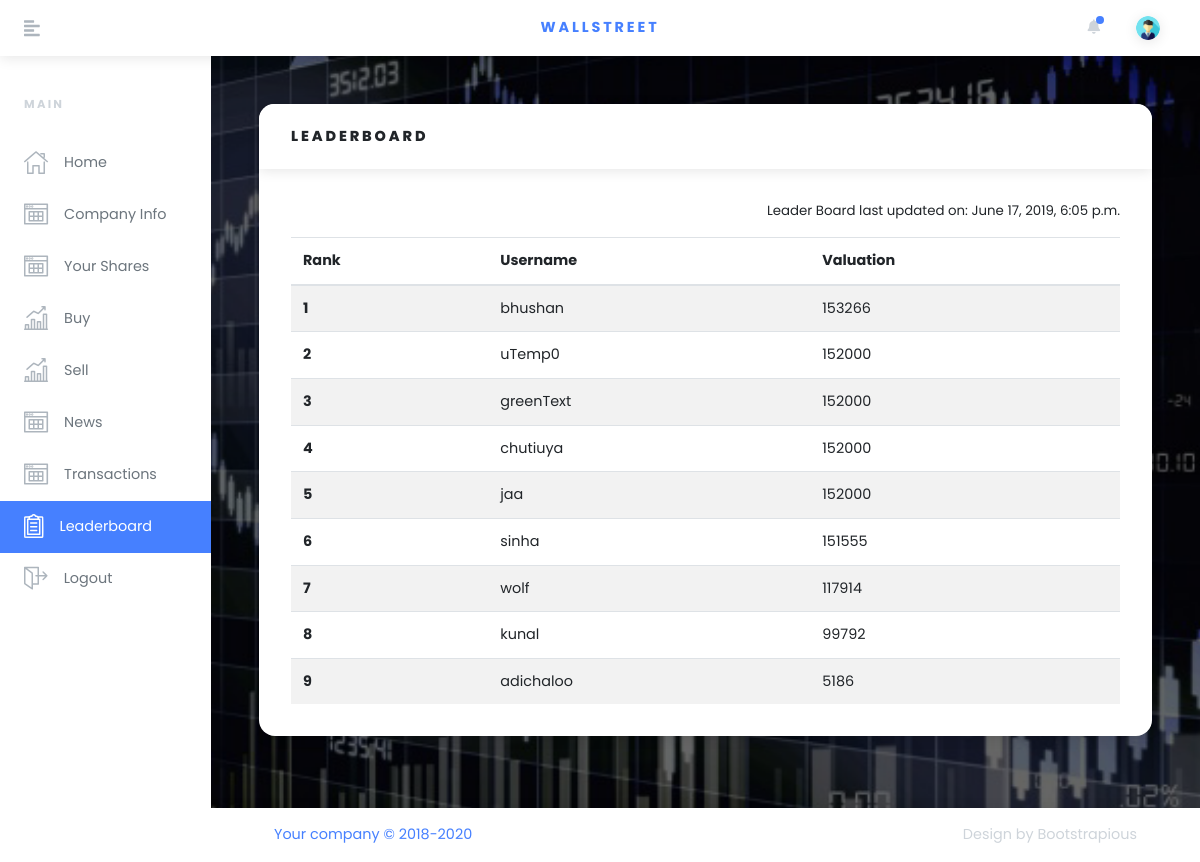
The app's page /leaderboard/ (signed in), older data.
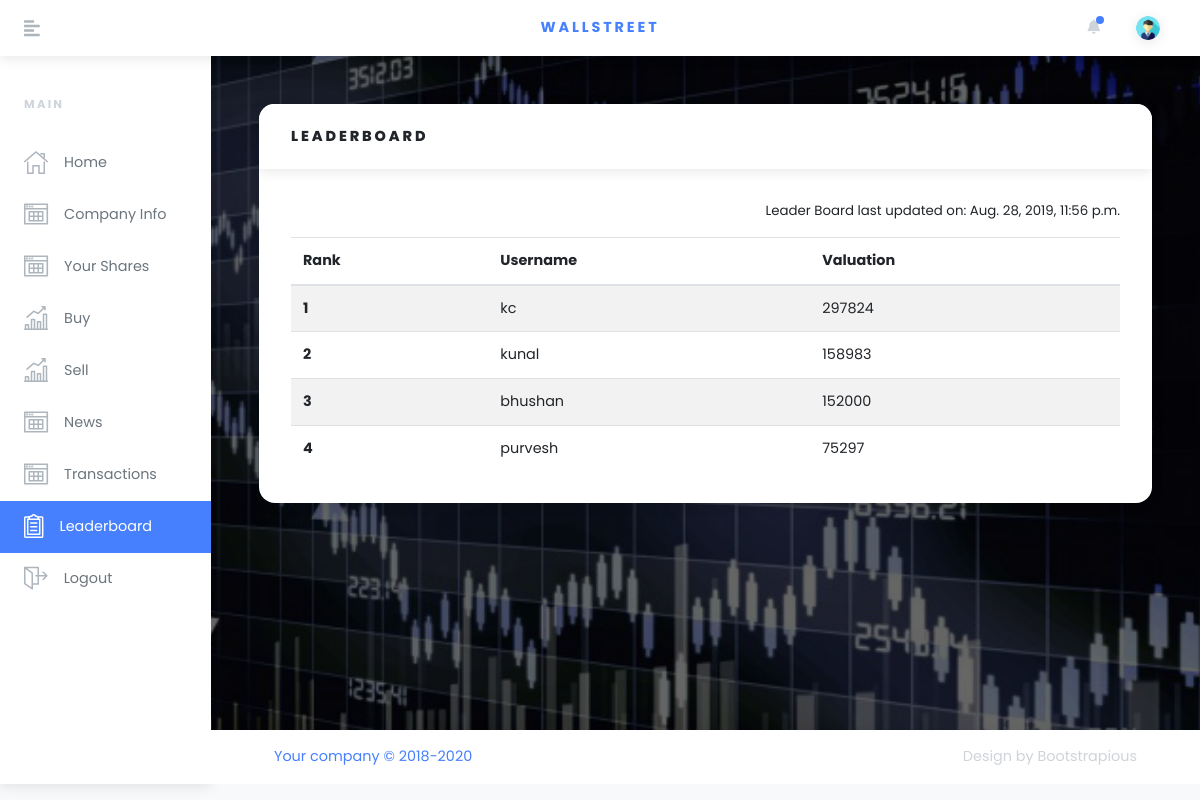
The same page, newer data.
### bazaar/models.py (models this page shows, shortened)
class Global(models.Model):
    sensex = models.FloatField(default=0)
    spread = models.IntegerField(default=0)
    LiveText = models.CharField(max_length=100)
    LeaderboardSize = models.IntegerField(default=100)
    LeaderBoardUpdateTime = models.DateTimeField(default=datetime.now)
    bidRangePercent = models.IntegerField(default=10, validators=[
        MaxValueValidator(100),
        MinValueValidator(1)
    ])
    registrationKey = models.CharField(max_length=20, default="abcde")
    startStopMarket = models.BooleanField(default=True)  # True => start, False => Stop
    startNews = models.BooleanField(default=False)
    NewsCounter = models.IntegerField(default=0)

class LeaderBoard(models.Model):
    profile = models.ForeignKey(Profile, on_delete=models.CASCADE)

class Profile(models.Model):
    user = models.OneToOneField(User, on_delete=models.CASCADE)  # Extending User Model
    rank = models.IntegerField(default=-1)  # Rank of the user
    numberOfShares = models.IntegerField(default=0)  # Number of shares owned by the user
    cash = models.IntegerField(default=380000)  # Cash remaining
    netWorth = models.IntegerField(default=0)  # Users networth; Required for leaderboard;

### bazaar/views.py (the view)
# urls.py: path('leaderboard/', views.LeaderBoardView.as_view(), name='leaderboard'),
class LeaderBoardView(View):
    template = 'bazaar/leaderboard.html'
    def get(self, request):
        profile = Profile.objects.filter(user=User.objects.get(username=request.user)).first()
        g = Global.objects.filter(pk=1).first()
        sensex = g.sensex
        leaderboard = LeaderBoard.objects.all()
        update_time = g.LeaderBoardUpdateTime
        context = {"profile": profile, "sensex": sensex, "leaderboard": leaderboard, "update_time": update_time}
        return render(request, self.template, context)

### bazaar/templates/bazaar/leaderboard.html (shortened to what this page needs)
{%load static%}
<!DOCTYPE html>
<html>
  <head>
    <link rel="stylesheet" href="{% static 'bazaar/vendor/bootstrap/css/bootstrap.min.css'%}">
    <link rel="stylesheet" href="https://use.fontawesome.com/releases/v5.3.1/css/all.css">
    <link rel="stylesheet" href="{% static 'bazaar/css/orionicons.css'%}">
    <link rel="stylesheet" href="{% static 'bazaar/css/style.default.css'%}" id="theme-stylesheet">
    <link rel="stylesheet" href="{% static 'bazaar/css/custom.css'%}">
  </head>
  <body>
    <header class="header">
      <nav class="navbar navbar-expand-lg px-4 py-2 bg-white shadow"><a href="#" class="sidebar-toggler text-gray-500 mr-4 mr-lg-5 lead"><i class="fas fa-align-left"></i></a><a href="#" class="navbar-brand font-weight-bold text-uppercase text-base">Wallstreet</a>
        <ul class="ml-auto d-flex align-items-center list-unstyled mb-0">
          <li class="nav-item dropdown mr-3"><a id="notifications" href="http://example.com" data-toggle="dropdown" aria-haspopup="true" aria-expanded="false" class="nav-link dropdown-toggle text-gray-400 px-1"><i class="fa fa-bell"></i><span class="notification-icon"></span></a>
          </li>
          <li class="nav-item dropdown ml-auto"><a id="userInfo" href="http://example.com" data-toggle="dropdown" aria-haspopup="true" aria-expanded="false" class="nav-link dropdown-toggle"><img src="{% static 'bazaar/img/navLogo.png' %}" alt="Jason Doe" style="max-width: 1.5rem;" class="img-fluid rounded-circle shadow"></a>
          </li>
        </ul>
      </nav>
    </header>
    <div class="d-flex align-items-stretch">
      <div id="sidebar" class="sidebar py-3">
        <div class="text-gray-400 text-uppercase px-3 px-lg-4 py-4 font-weight-bold small headings-font-family">MAIN</div>
        <ul class="sidebar-menu list-unstyled">
              <li class="sidebar-list-item"><a href="{%url 'bazaar:index' %}" class="sidebar-link text-muted "><i class="o-home-1 mr-3 text-gray"></i><span>Home</span></a></li>
              <li class="sidebar-list-item"><a href="{%url 'bazaar:company' %}" class="sidebar-link text-muted"><i class="o-table-content-1 mr-3 text-gray"></i><span>Company Info</span></a></li>
              <li class="sidebar-list-item"><a href="../#sectionMyShares" class="sidebar-link text-muted"><i class="o-table-content-1 mr-3 text-gray"></i><span>Your Shares</span></a></li>
              <li class="sidebar-list-item"><a href="{%url 'bazaar:buy' %}" class="sidebar-link text-muted "><i class="o-sales-up-1 mr-3 text-gray"></i><span>Buy</span></a></li>
              <li class="sidebar-list-item"><a href="{%url 'bazaar:sell' %}" class="sidebar-link text-muted"><i class="o-sales-up-1 mr-3 text-gray"></i><span>Sell</span></a></li>
              <li class="sidebar-list-item"><a href="{%url 'bazaar:news' %}" class="sidebar-link text-muted "><i class="o-table-content-1 mr-3 text-gray"></i><span>News</span></a></li>
              <li class="sidebar-list-item"><a href="{%url 'bazaar:transactions' %}" class="sidebar-link text-muted "><i class="o-table-content-1 mr-3 text-gray"></i><span>Transactions</span></a></li>
              <li class="sidebar-list-item"><a href="{%url 'bazaar:leaderboard' %}" class="sidebar-link text-muted active"><i class="o-survey-1 mr-3 text-gray"></i><span>Leaderboard</span></a></li>
              <li class="sidebar-list-item"><a href="{%url 'bazaar:logoff'%}" class="sidebar-link text-muted"><i class="o-exit-1 mr-3 text-gray"></i><span>Logout</span></a></li>
        </ul>
      </div>
      <div class="page-holder w-100 d-flex flex-wrap">
        <div class="container-fluid px-xl-5">
          <section class="py-5">
            <div class="row">
              <div class="col-lg-12 mb-4">
                <div class="card">
                  <div class="card-header">
                    <h6 class="text-uppercase mb-0">Leaderboard</h6>
                  </div>
                  <div class="card-body">
                    <p style="text-align:right; font-size:10pt">Leader Board last updated on: {{update_time}}</p>
                    <table class="table table-striped table-hover card-text">
                      <thead>
                        <tr>
                          <th>Rank</th>
                          <th>Username</th>
                          <th>Valuation</th>
                        </tr>
                      </thead>
                      <tbody>
                      {% for leaderboardentry in leaderboard %}
                      <tr>
                        <th scope="row">{{ leaderboardentry.profile.rank }}</th>
                        <td>{{ leaderboardentry.profile.user.username }}</td>
                        <td>{{ leaderboardentry.profile.netWorth }}</td>
                      </tr>
                      {% endfor %}
                      </tbody>
                    </table>
                  </div>
                </div>
              </div>
            </div>
          </section>
        </div>
        <footer class="footer bg-white shadow align-self-end py-3 px-xl-5 w-100">
          <div class="container-fluid">
            <div class="row">
              <div class="col-md-6 text-center text-md-left text-primary">
                <p class="mb-2 mb-md-0">Your company &copy; 2018-2020</p>
              </div>
              <div class="col-md-6 text-center text-md-right text-gray-400">
                <p class="mb-0">Design by <a href="https://bootstrapious.com/admin-templates" class="external text-gray-400">Bootstrapious</a></p>
              </div>
            </div>
          </div>
        </footer>
      </div>
    </div>

Row changes from the older to the newer data that the page shows:
removed LeaderBoard: profile.rank "1", profile.user.username "bhushan", profile.netWorth "153266"
removed LeaderBoard: profile.rank "2", profile.user.username "uTemp0", profile.netWorth "152000"
removed LeaderBoard: profile.rank "3", profile.user.username "greenText", profile.netWorth "152000"
removed LeaderBoard: profile.rank "4", profile.user.username "chutiuya", profile.netWorth "152000"
removed LeaderBoard: profile.rank "5", profile.user.username "jaa", profile.netWorth "152000"
removed LeaderBoard: profile.rank "6", profile.user.username "sinha", profile.netWorth "151555"
removed LeaderBoard: profile.rank "7", profile.user.username "wolf", profile.netWorth "117914"
removed LeaderBoard: profile.rank "8", profile.user.username "kunal", profile.netWorth "99792"
removed LeaderBoard: profile.rank "9", profile.user.username "adichaloo", profile.netWorth "5186"
changed Global: LeaderBoardUpdateTime "June 17, 2019, 6:05 p.m." → "Aug. 28, 2019, 11:56 p.m."
added LeaderBoard: profile.rank "1", profile.user.username "kc", profile.netWorth "297824"
added LeaderBoard: profile.rank "2", profile.user.username "kunal", profile.netWorth "158983"
added LeaderBoard: profile.rank "3", profile.user.username "bhushan", profile.netWorth "152000"
added LeaderBoard: profile.rank "4", profile.user.username "purvesh", profile.netWorth "75297"
